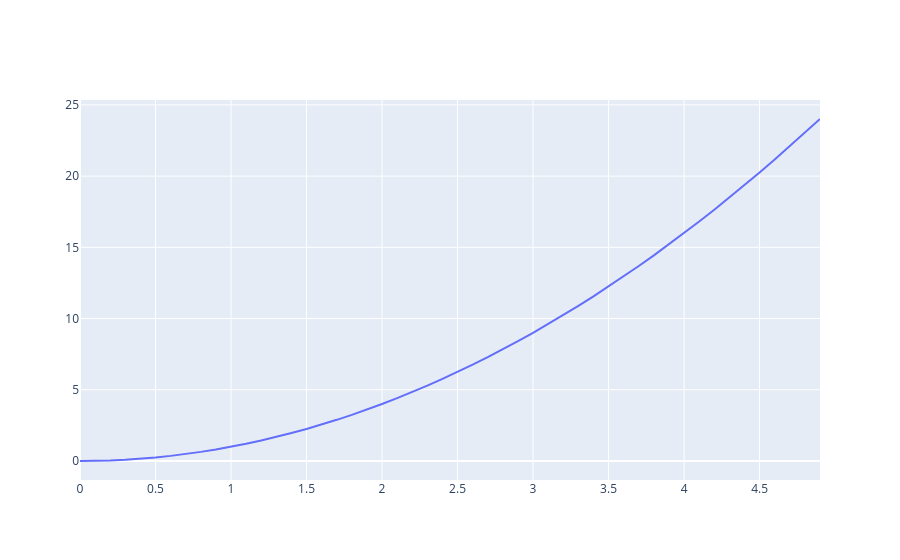

Source (notebook cell):
### Markdown cell above
А теперь объединим:
    
<code>fig = go.Figure()
fig.add_trace(go.Scatter(x=x, y=f(x)))
fig.show()</code>

### Code cell
fig = go.Figure()
fig.add_trace(go.Scatter(x=x, y=f(x)))
fig.show()

### Figure 1 — Plotly figure (JSON) as saved in the notebook; plotly's stock layout.template omitted (floating-point values rounded to 4 significant figures)
{"data": [{"type": "scatter", "x": [0.0, 0.1, 0.2, 0.3, 0.4, 0.5, 0.6, 0.7, 0.8, 0.9, 1.0, 1.1, 1.2, 1.3, 1.4, 1.5, 1.6, 1.7, 1.8, 1.9, 2.0, 2.1, 2.2, 2.3, 2.4, 2.5, 2.6, 2.7, 2.8, 2.9, 3.0, 3.1, 3.2, 3.3, 3.4, 3.5, 3.6, 3.7, 3.8, 3.9, 4.0, 4.1, 4.2, 4.3, 4.4, 4.5, 4.6, 4.7, 4.8, 4.9], "y": [0.0, 0.01, 0.04, 0.09, 0.16, 0.25, 0.36, 0.49, 0.64, 0.81, 1.0, 1.21, 1.44, 1.69, 1.96, 2.25, 2.56, 2.89, 3.24, 3.61, 4.0, 4.41, 4.84, 5.29, 5.76, 6.25, 6.76, 7.29, 7.84, 8.41, 9.0, 9.61, 10.24, 10.89, 11.56, 12.25, 12.96, 13.69, 14.44, 15.21, 16.0, 16.81, 17.64, 18.49, 19.36, 20.25, 21.16, 22.09, 23.04, 24.01]}], "layout": {}}
